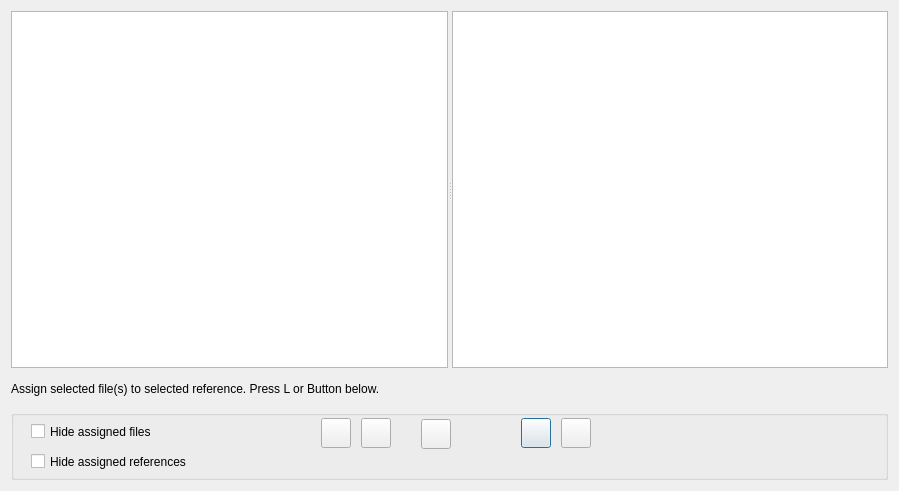
<?xml version="1.0" encoding="UTF-8"?>
<ui version="4.0">
 <class>Dialog_reference_manager</class>
 <widget class="QDialog" name="Dialog_reference_manager">
  <property name="geometry">
   <rect>
    <x>0</x>
    <y>0</y>
    <width>899</width>
    <height>491</height>
   </rect>
  </property>
  <property name="windowTitle">
   <string>Reference manager</string>
  </property>
  <layout class="QGridLayout" name="gridLayout">
   <item row="2" column="0">
    <widget class="QLabel" name="label_2">
     <property name="minimumSize">
      <size>
       <width>0</width>
       <height>30</height>
      </size>
     </property>
     <property name="maximumSize">
      <size>
       <width>16777215</width>
       <height>30</height>
      </size>
     </property>
     <property name="text">
      <string>Assign selected file(s) to selected reference. Press L or Button below.</string>
     </property>
    </widget>
   </item>
   <item row="1" column="0">
    <widget class="QSplitter" name="splitter">
     <property name="orientation">
      <enum>Qt::Horizontal</enum>
     </property>
     <widget class="QTableWidget" name="tableWidget_refs"/>
     <widget class="QTableWidget" name="tableWidget_files"/>
    </widget>
   </item>
   <item row="4" column="0">
    <widget class="QGroupBox" name="groupBox">
     <property name="minimumSize">
      <size>
       <width>0</width>
       <height>70</height>
      </size>
     </property>
     <property name="maximumSize">
      <size>
       <width>16777215</width>
       <height>70</height>
      </size>
     </property>
     <property name="title">
      <string/>
     </property>
     <widget class="QCheckBox" name="checkBox_hide_files">
      <property name="geometry">
       <rect>
        <x>20</x>
        <y>10</y>
        <width>271</width>
        <height>23</height>
       </rect>
      </property>
      <property name="text">
       <string>Hide assigned files</string>
      </property>
     </widget>
     <widget class="QCheckBox" name="checkBox_hide_refs">
      <property name="geometry">
       <rect>
        <x>20</x>
        <y>40</y>
        <width>331</width>
        <height>23</height>
       </rect>
      </property>
      <property name="text">
       <string>Hide assigned references</string>
      </property>
     </widget>
     <widget class="QPushButton" name="pushButton_delete_ref">
      <property name="geometry">
       <rect>
        <x>510</x>
        <y>8</y>
        <width>30</width>
        <height>30</height>
       </rect>
      </property>
      <property name="toolTip">
       <string>&lt;html&gt;&lt;head/&gt;&lt;body&gt;&lt;p&gt;Delete selected reference&lt;/p&gt;&lt;/body&gt;&lt;/html&gt;</string>
      </property>
      <property name="text">
       <string/>
      </property>
     </widget>
     <widget class="QPushButton" name="pushButton_link">
      <property name="geometry">
       <rect>
        <x>310</x>
        <y>8</y>
        <width>30</width>
        <height>30</height>
       </rect>
      </property>
      <property name="toolTip">
       <string>&lt;html&gt;&lt;head/&gt;&lt;body&gt;&lt;p&gt;Link selected files to selected reference&lt;/p&gt;&lt;/body&gt;&lt;/html&gt;</string>
      </property>
      <property name="text">
       <string/>
      </property>
     </widget>
     <widget class="QPushButton" name="pushButton_unlink_files">
      <property name="geometry">
       <rect>
        <x>350</x>
        <y>8</y>
        <width>30</width>
        <height>30</height>
       </rect>
      </property>
      <property name="toolTip">
       <string>&lt;html&gt;&lt;head/&gt;&lt;body&gt;&lt;p&gt;Unlink selected files from references&lt;/p&gt;&lt;/body&gt;&lt;/html&gt;</string>
      </property>
      <property name="text">
       <string/>
      </property>
     </widget>
     <widget class="QPushButton" name="pushButton_delete_unused_refs">
      <property name="geometry">
       <rect>
        <x>550</x>
        <y>8</y>
        <width>30</width>
        <height>30</height>
       </rect>
      </property>
      <property name="toolTip">
       <string>&lt;html&gt;&lt;head/&gt;&lt;body&gt;&lt;p&gt;Delete all references that are not assigned to files&lt;/p&gt;&lt;/body&gt;&lt;/html&gt;</string>
      </property>
      <property name="text">
       <string/>
      </property>
     </widget>
     <widget class="QPushButton" name="pushButton_edit_ref">
      <property name="geometry">
       <rect>
        <x>410</x>
        <y>9</y>
        <width>30</width>
        <height>30</height>
       </rect>
      </property>
      <property name="toolTip">
       <string>&lt;html&gt;&lt;head/&gt;&lt;body&gt;&lt;p&gt;Edit reference&lt;/p&gt;&lt;/body&gt;&lt;/html&gt;</string>
      </property>
      <property name="text">
       <string/>
      </property>
     </widget>
    </widget>
   </item>
  </layout>
 </widget>
 <resources/>
 <connections/>
</ui>
